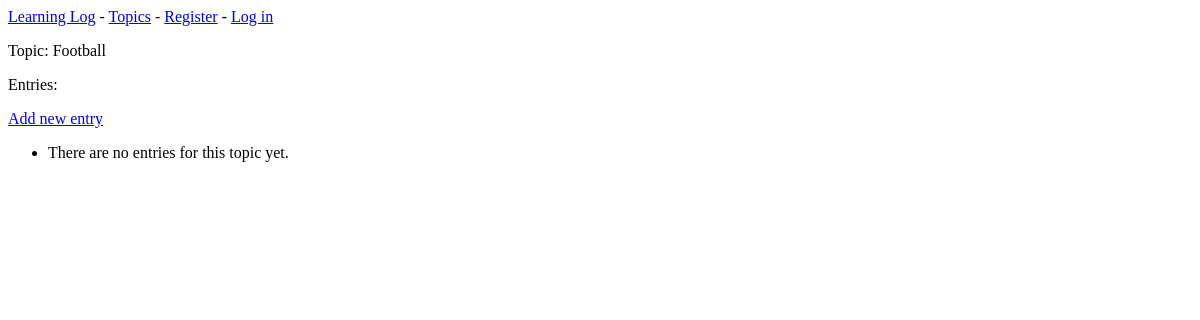
The page /topics/3/ on the database as committed earlier.
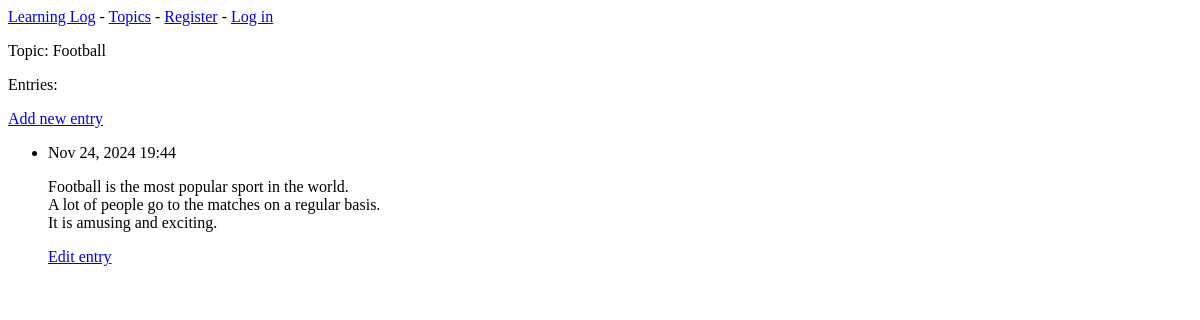
The same page on the database as committed later.
### learning_logs/models.py (models this page shows, shortened)
class Entry(models.Model):
    topic = models.ForeignKey(Topic, on_delete=models.CASCADE)
    text = models.TextField()
    date_added = models.DateTimeField(auto_now_add=True)
    class Meta:
        verbose_name_plural = 'entries'

### learning_logs/views.py (the view)
# urls.py: path('topics/<int:topic_id>/', views.topic, name='topic'),
def topic(request, topic_id):
    topic = Topic.objects.get(id=topic_id)
    entries = topic.entry_set.order_by('-date_added')
    context = {'topic': topic, 'entries': entries}
    return render(request, 'learning_logs/topic.html', context)

### learning_logs/templates/learning_logs/topic.html
{% extends 'learning_logs/base.html' %}
{% block content %}
<p>Topic: {{ topic.text }}</p>
<p>Entries:</p>
<p>
    <a href="{% url 'learning_logs:new_entry' topic.id %}">Add new entry</a>
</p>
<ul>
    {% for entry in entries %}
    <li>
        <p>{{ entry.date_added|date:'M d, Y H:i' }}</p>
        <p>{{ entry.text|linebreaks }}</p>
        <p><a href="{% url 'learning_logs:edit_entry' entry.id %}">
            Edit entry</a>
        </p>
    </li>
    {% empty %}
    <li>There are no entries for this topic yet.</li>
    {% endfor %}
</ul>
{% endblock content %}

Rows that differ between the two databases and show on the page:
added Entry: date_added "Nov 24, 2024 19:44", text "Football is the most popular sport in the world. A lot of people go to the matches on a regular basis. It is amusing and exciting."
Other text that changed with them:
text no longer shown: "There are no entries for this topic yet."
